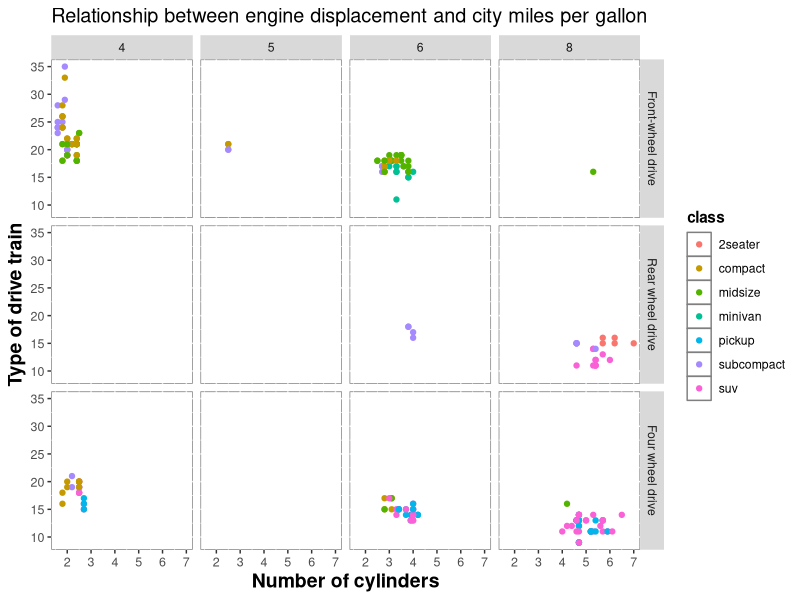
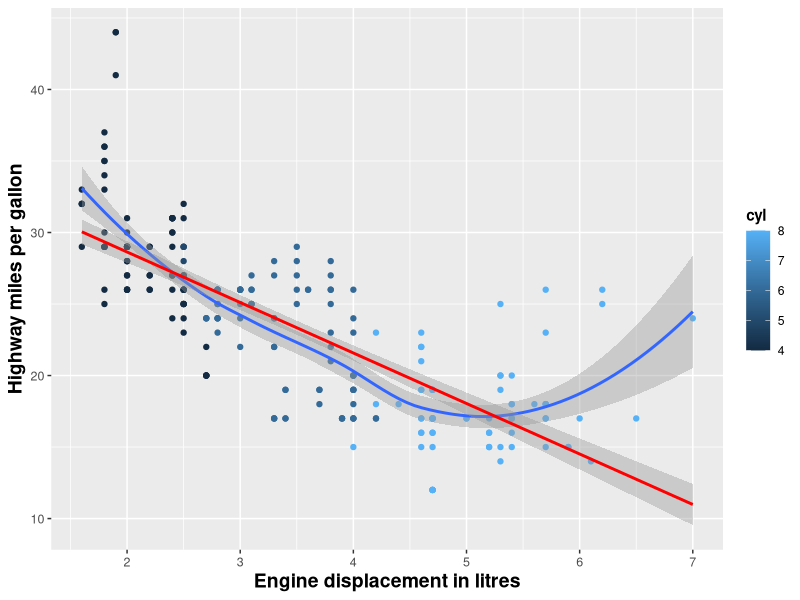

Generate these figures, in order, with R:
## ---- chunk 1
knitr::opts_chunk$set(echo = FALSE, warning = FALSE, message = FALSE)
options(digits = 2)
## ---- chunk 2
library(ggplot2) 
data(mpg)
knitr::kable(mpg[1:10, ])
## ---- chunk 3
data(mpg)
mpg$drv <- factor(mpg$drv, levels = c("f", "r", "4"),
                      labels = c("Front-wheel drive",
                                 "Rear wheel drive",
                                 "Four wheel drive"))
## ---- chunk 4
#mfrow(c(1,2))
ggplot(data = mpg) +
  aes(x = displ, y = cty, colour = class) + 
  geom_point() +
  facet_grid(drv ~ cyl) +
  ggtitle("Relationship between engine displacement and city miles per gallon") +
  ylab("Type of drive train") + xlab("Number of cylinders") +
  theme(axis.text = element_text(size = 9),
               axis.title = element_text(size = 14, face = "bold"),
               plot.title = element_text(size = rel(1.3)),
               legend.title = element_text(face = "bold"),
               panel.background = element_rect(fill = "white", colour = "grey50"))  

## ---- chunk 5
ggplot(data = mpg) +
  aes(x = displ, y = hwy) + 
  geom_point(aes(colour = cyl)) + 
  # Default smoother is LOESS
  geom_smooth() +
  geom_smooth(method = "lm", colour = "red") +
  xlab("Engine displacement in litres") + ylab("Highway miles per gallon") +
  theme(axis.text = element_text(size = 9),
               axis.title = element_text(size = 14, face = "bold"),
               plot.title = element_text(size = rel(2)),
               legend.title = element_text(face = "bold"))  
## ---- chunk 6
obj <- lm(hwy ~ class, data = mpg)
#summary(obj)
# x <- summary(obj)$coefficient
# x
results <- anova(obj)
#results
#names(results)
#results$"F value"

## ---- chunk 7
obj2 <- chisq.test(mpg$drv,mpg$trans)
#obj2
#names(obj2)
#obj2$statistic
